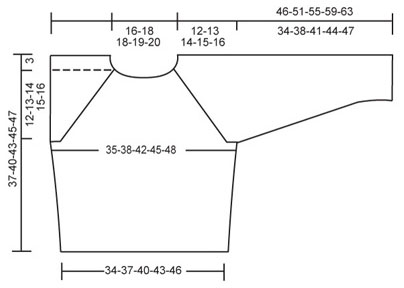
#> input picture images/pattern.jpg, 404 x 288 px
$ jupyter execute pattern.ipynb
#> lines starting #> are read from the running program, lines starting #| are printed output that depends on the picture; after the words box and inside, x2 and y2 are one past the last pixel; in counts of white or black regions, pixels touching at a corner belong together
[cell 1]
# Reference
# https://blog.devcenter.co/developing-a-license-plate-recognition-system-with-machine-learning-in-python-787833569ccd
import numpy as np

from skimage.io import imread, imsave
from skimage.filters import threshold_otsu
from skimage import measure
from skimage.measure import regionprops
from skimage.transform import rotate
from skimage.transform import resize


import matplotlib.pyplot as plt
import matplotlib.patches as patches
import localization

[cell 2]
# Reading and pre-processing image
# my_image = imread("images/car6.jpg", as_gray=True)
my_image = imread("images/pattern.jpg", as_gray=True)
#> my_image: shape (288, 404) float64; min 0, max 1, mean 0.964

# it should be a 2 dimensional array
print(my_image.shape)
#| (288, 404)
gray_my_image = my_image * 255
fig, (ax1, ax2) = plt.subplots(1, 2)
ax1.imshow(gray_my_image, cmap="gray")
threshold_value = threshold_otsu(gray_my_image)
#> threshold_value = 176.8
binary_my_image = gray_my_image > threshold_value
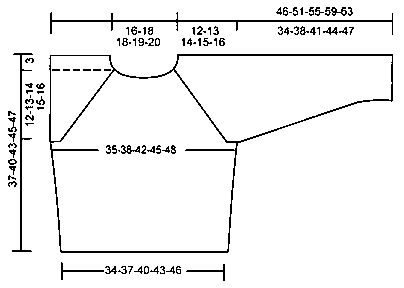
#> binary_my_image: shape (288, 404) bool; 94.9% white; black in thin lines or dots
ax2.imshow(binary_my_image, cmap="gray")

[cell 3]
# Getting the images of number
# this gets all the connected regions and groups them together
label_image = measure.label(binary_my_image)
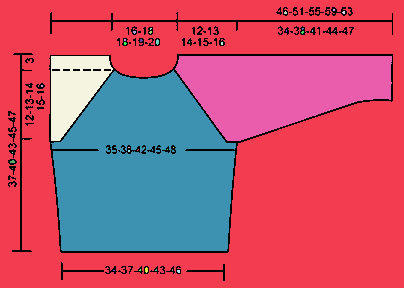
#> label_image: shape (288, 404) int32; 39 distinct labels, from 0 to 38; one colour per label, 0 black
fig, (ax1) = plt.subplots(1)
ax1.imshow(gray_my_image, cmap="gray");

# regionprops creates a list of properties of all the labelled regions
for region in regionprops(label_image):
    if region.area < 50:
        #if the region is so small then it's likely not a license plate
        continue

    # the bounding box coordinates
    minRow, minCol, maxRow, maxCol = region.bbox
    rectBorder = patches.Rectangle((minCol, minRow), maxCol-minCol, maxRow-minRow, edgecolor="red", linewidth=2, fill=False)
    ax1.add_patch(rectBorder)
#> this loop made 38 passes
#> (minRow, minCol, maxRow, maxCol) on passes 1, 19, 20, 21: (0, 0, 288, 404), (56, 51, 141, 113), (56, 175, 141, 392), (70, 51, 251, 236)
    # let's draw a red rectangle over those regions

plt.show()

[cell 4]
# this gets all the connected regions and groups them together
label_image = measure.label(binary_my_image)
fig, (ax1) = plt.subplots(1)
ax1.imshow(gray_my_image, cmap="gray");

miny = label_image.shape[0]/2.0
#> miny = 144
maxy = label_image.shape[0]/2.0
#> maxy = 144
minx = label_image.shape[1]/2.0
#> minx = 202
maxx = label_image.shape[1]/2.0
#> maxx = 202
# regionprops creates a list of properties of all the labelled regions
for region in regionprops(label_image):
    minRow, minCol, maxRow, maxCol = region.bbox
    region_height = maxRow - minRow
    if region_height < label_image.shape[0] and region.area > 50:
        rectBorder = patches.Rectangle((minCol, minRow), maxCol-minCol, maxRow-minRow, edgecolor="red", linewidth=2, fill=False)
        ax1.add_patch(rectBorder)
        # the bounding box coordinates
        if minRow < miny:
            miny = minRow
        if maxRow > maxy:
            maxy = maxRow
        if minCol < minx:
            minx = minCol
        if maxCol > maxx:
            maxx = maxCol
#> this loop made 38 passes
#> (minRow, minCol, maxRow, maxCol, region_height, miny, minx) on pass 19: (56, 51, 141, 113, 85, 56, 51)
#> (minRow, minCol, maxRow, maxCol, region_height, maxx) on pass 20: (56, 175, 141, 392, 85, 392)
#> after the loop, maxx = 392; maxy = 251; minx = 51; miny = 56
# let's draw a red rectangle over those regions
rectBorder = patches.Rectangle((minx, miny), maxx-minx, maxy-miny, edgecolor="blue", linewidth=2, fill=False)
ax1.add_patch(rectBorder)

plt.show()
miny, maxy, minx,maxx
#> Out = (56, 251, 51, 392)

[cell 5]
# Crop image horizon up
miny = int(miny +5)
#> miny = 61
maxx = int(maxx + 20)
#> maxx = 412
minx = int(minx - 5)
#> minx = 46
hor_up = gray_my_image[0:miny,minx:maxx]
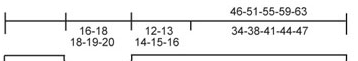
#> hor_up: shape (61, 358) float64; min 0, max 255, mean 236.5
fig, (ax1) = plt.subplots(1)
ax1.imshow(hor_up, cmap="gray")

[cell 6]
def save_to_png(image_array, file_path):
#> called with file_path = 'hor_up.png'
    save_image = np.array(image_array, dtype=np.uint8)
    imsave(file_path, save_image)

save_to_png(hor_up,'hor_up.png')

[cell 7]
# Crop image horizon down
maxy = int(maxy + 2)
#> maxy = 253
hor_down = gray_my_image[maxy:label_image.shape[0],minx:maxx]
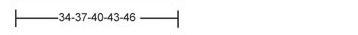
#> hor_down: shape (35, 358) float64; min 26, max 255, mean 248.4
fig, (ax1) = plt.subplots(1)
ax1.imshow(hor_down, cmap="gray")
save_to_png(hor_down,'hor_down.png')

[cell 8]
# Crop image vertical left
minx = int(minx - 2)
#> minx = 44
ver_left = gray_my_image[0:label_image.shape[0],0:minx]
ver_left = rotate(ver_left, angle=-90, resize=True)
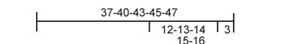
#> ver_left: shape (44, 288) float64; min 4, max 255, mean 241.8
fig, (ax1) = plt.subplots(1)
ax1.imshow(ver_left, cmap="gray")
save_to_png(ver_left,'ver_left.png')

[cell 9]
# Get number from each image
my_image = imread("hor_up.png", as_gray=True)
gray_my_image = my_image
fig, (ax1, ax2) = plt.subplots(1, 2)
ax1.imshow(gray_my_image, cmap="gray")
threshold_value = threshold_otsu(gray_my_image)
#> threshold_value = 176
binary_my_image = gray_my_image > threshold_value
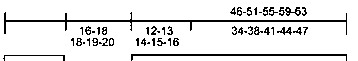
#> binary_my_image: shape (61, 358) bool; 89.5% white; black in thin lines or dots, all inside (x1, y1, x2, y2) = (3, 7, 347, 61)
ax2.imshow(binary_my_image, cmap="gray")

[cell 10]
# Get the position of straight line
num_1 = []
for row in binary_my_image:
    num_1.append(row.sum())
#> this loop made 61 passes
#> after the loop, num_1 = 61 values, max 358 at index 0, min 15 at index 20, mean 320.3

minn = min(num_1)
#> minn = 15
idx_min = [k for k,v in enumerate(num_1) if v == minn]
#> idx_min = [20, 21]

[cell 11]
# Cut off the image
up_img = binary_my_image[0:int(min(idx_min)-1),0:binary_my_image.shape[1]]
lo_img = binary_my_image[int(max(idx_min)+1): binary_my_image.shape[0],0:binary_my_image.shape[1]]
#> lo_img: shape (39, 358) bool; 90.8% white; black in thin lines or dots
fig, (ax1, ax2) = plt.subplots(1, 2)
ax1.imshow(up_img, cmap="gray")
ax2.imshow(lo_img, cmap="gray")
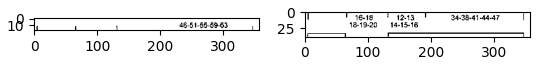
#> figure drawn by matplotlib, 2 panels

[cell 12]
row = lo_img[0]
idx_0 = [k for k,v in enumerate(row) if v==False]
#> idx_0 = [4, 5, 65, 66, 130, 131, 190, 191, 346]
idx_0
fig, (ax1) = plt.subplots(1)
ax1.imshow(lo_img[0:28,192:345], cmap="gray")
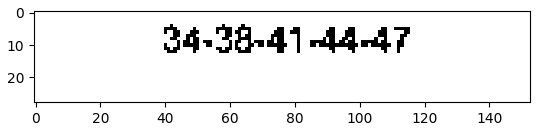
#> figure drawn by matplotlib, 1 panel

[cell 13]
def trim_num_plate(num_plate):
    ymin = num_plate.shape[0]/2.0
#> ymin = 14
    ymax = num_plate.shape[0]/2.0
#> ymax = 14
    xmin = num_plate.shape[1]/2.0
#> xmin = 76.5
    xmax = num_plate.shape[1]/2.0
#> xmax = 76.5

    for i,row in enumerate(num_plate):
        row = row.tolist()

        if False in row:
            if i < ymin:
                ymin = i
            if i > ymax:
                ymax = i
            minid = row.index(False)
            if minid < xmin:
                xmin = minid
            maxid = len(row) - row[::-1].index(False) - 1
            if maxid > xmax:
                xmax = maxid
#> this loop made 28 passes
#> (ymin, minid, xmin, maxid) on pass 5: (4, 42, 42, 64)
#> (minid, xmin, maxid, xmax) on pass 6: (40, 40, 115, 115)
#> after the loop, xmax = 115; xmin = 40; ymax = 14; ymin = 4
    trimmed_num_plate = num_plate[int(ymin):int(ymax),int(xmin):int(xmax)]
    fig, (ax1) = plt.subplots(1)
    ax1.imshow(trimmed_num_plate, cmap="gray")
    return trimmed_num_plate

trimmed_num_plate = trim_num_plate(lo_img[0:28,192:345])
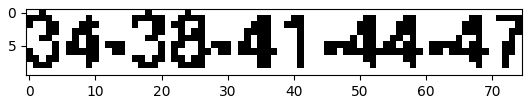
#> figure drawn by matplotlib, 1 panel

[cell 14]
def delete_score(trimmed_num_plate):
    count = [0]*len(trimmed_num_plate[0])
#> count = 75 values from 0 to 0
    for row in trimmed_num_plate:
        count += row
#> this loop made 10 passes
#> after the loop, count = 75 values, max 10 at index 5, min 2 at index 9, mean 6.84
    return count
count = delete_score(trimmed_num_plate)
max_count = max(count)
#> max_count = 10
max_idx = [k for k,v in enumerate(count) if v==max_count]
#> max_idx = [5, 11, 15, 21, 31, 38, 42, 43, 44, 60, 70]
max_idx
#> Out = [5, 11, 15, 21, 31, 38, 42, 43, 44, 60, 70]

[cell 15]
license_plate = np.invert(trimmed_num_plate)

labelled_plate = measure.label(license_plate)

fig, ax1 = plt.subplots(1)
ax1.imshow(license_plate, cmap="gray")
# the next two lines is based on the assumptions that the width of
# a license plate should be between 5% and 15% of the license plate,
# and height should be between 35% and 60%
# this will eliminate some
character_dimensions = (0.35*license_plate.shape[0], 0.70*license_plate.shape[0], 0.05*license_plate.shape[1], 0.15*license_plate.shape[1])
#> character_dimensions = (3.5, 7, 3.75, 11.25)
min_height, max_height, min_width, max_width = character_dimensions
#> min_height = 3.5; max_height = 7; min_width = 3.75

characters = []
counter=0
column_list = []
for regions in regionprops(labelled_plate):
    y0, x0, y1, x1 = regions.bbox
    region_height = y1 - y0
    region_width = x1 - x0

    if region_height > min_height and region_height < max_height and region_width > min_width and region_width < max_width:
        roi = license_plate[y0:y1, x0:x1]

        # draw a red bordered rectangle over the character.
        rect_border = patches.Rectangle((x0, y0), x1 - x0, y1 - y0, edgecolor="red",
                                       linewidth=2, fill=False)
        ax1.add_patch(rect_border)

        # resize the characters to 20X20 and then append each character into the characters list
        resized_char = resize(roi, (20, 20))
        characters.append(resized_char)

        # this is just to keep track of the arrangement of the characters
        column_list.append(x0)
#> this loop made 10 passes
#> (y0, x0, y1, x1, region_height, region_width) on passes 1 to 10: (0, 0, 9, 5, 9, 5), (0, 16, 9, 21, 9, 5), (0, 22, 9, 31, 9, 9), (1, 6, 9, 11, 8, 5), (1, 32, 9, 38, 8, 6), (1, 39, 9, 42, 8, 3), (1, 45, 9, 60, 8, 15), (1, 61, 9, 70, 8, 9), (1, 71, 9, 75, 8, 4), (5, 12, 7, 15, 2, 3)
#> after the loop, characters = []; column_list = []
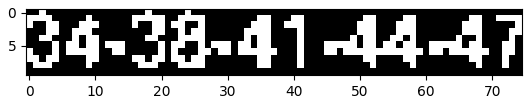
#> figure drawn by matplotlib, 1 panel

$ run again, with images/259-1.jpg copied over images/pattern.jpg
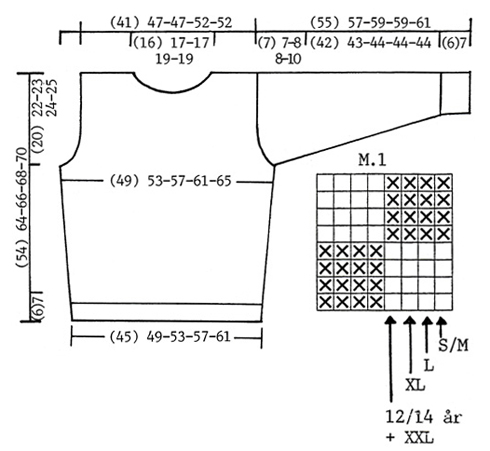
#> input picture images/259-1.jpg, 490 x 451 px
#| (451, 490)
#> `threshold_value = threshold_otsu(gray_my_image)`: threshold_value = 163.9
#> label_image: shape (451, 490) int32; 101 distinct labels, from 0 to 100
#> the loop `for region in regionprops(label_image):` made 100 passes
#> (minRow, minCol, maxRow, maxCol) on passes 1, 14, 15, 16, 21, 22, 23, 24: (0, 0, 451, 490), (73, 258, 164, 440), (74, 61, 304, 273), (74, 441, 113, 469), (175, 318, 191, 333), (175, 334, 190, 350), (175, 351, 190, 367), (175, 368, 190, 384)
#> the loop `for region in regionprops(label_image):` made 100 passes
#> (minRow, minCol, maxRow, maxCol, region_height, miny, maxx) on pass 14: (73, 258, 164, 440, 91, 73, 440)
#> after the loop `for region in regionprops(label_image):`: maxx = 469; maxy = 321; minx = 61; miny = 73
#> `miny, maxy, minx,maxx`: Out = (73, 321, 61, 469)
#> `miny = int(miny +5)`: miny = 78
#> `maxx = int(maxx + 20)`: maxx = 489
#> `minx = int(minx - 5)`: minx = 56
#> `maxy = int(maxy + 2)`: maxy = 323
#> save_image: shape (128, 433)
#> `minx = int(minx - 2)`: minx = 54
#> save_image: shape (54, 451)
#> `threshold_value = threshold_otsu(gray_my_image)`: threshold_value = 166
#> `binary_my_image = gray_my_image > threshold_value`:
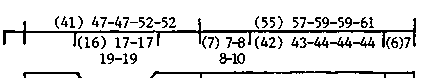
#> binary_my_image: shape (78, 433) bool; 87.7% white; black in thin lines or dots, all inside (x1, y1, x2, y2) = (3, 16, 416, 78)
#> the loop `for row in binary_my_image:` made 78 passes
#> after the loop `for row in binary_my_image:`: num_1 = 78 values, max 433 at index 0, min 20 at index 31, mean 379.8
#> minn = 20
#> idx_min = [31]
#> up_img: shape (30, 433) bool; 93.1% white; black in thin lines or dots, all inside (x1, y1, x2, y2) = (23, 16, 416, 30)
#> lo_img: shape (46, 433) bool; 87.1% white; black in thin lines or dots
#> idx_0 = 346 values from 3 to 415
#> the loop in trim_num_plate, `for i,row in enumerate(num_plate):` made 28 passes
#> (ymin, minid, xmin, maxid, xmax) on pass 1: (0, 0, 0, 146, 146)
#> trimmed_num_plate: shape (27, 152) bool; 82.1% white; black in thin lines or dots
#> the loop in delete_score, `for row in trimmed_num_plate:` made 27 passes
#> `max_idx`: Out = [55, 60, 61, 76]
#> license_plate: shape (27, 152) bool; 17.9% white in thin lines or dots
#> labelled_plate: shape (27, 152) int32; 27 distinct labels, from 0 to 26
#> the loop `for regions in regionprops(labelled_plate):` made 26 passes
#> `[cell 15] license_plate = np.invert(trimmed_num_plate)  labelled_plate..`:
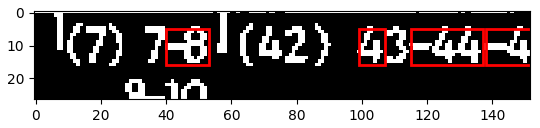
#> figure drawn by matplotlib, 1 panel

$ run again, with images/296-1.jpg copied over images/pattern.jpg
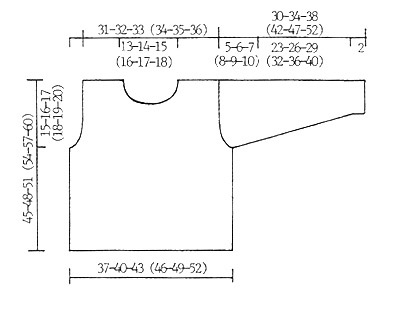
#> input picture images/296-1.jpg, 394 x 318 px
#> my_image is the input picture: shape (318, 394) float64; min 0, max 1, mean 0.971
#| (318, 394)
#> `threshold_value = threshold_otsu(gray_my_image)`: threshold_value = 168.8
#> label_image: shape (318, 394) int32; values 0 (black) and 1 (white), 96.3% white; black in thin lines or dots, all inside (x1, y1, x2, y2) = (22, 11, 367, 284)
#> the loop `for region in regionprops(label_image):` made 1 pass
#> (minRow, minCol, maxRow, maxCol) on pass 1: (0, 0, 318, 394)
#> the loop `for region in regionprops(label_image):` made 1 pass
#> (minRow, minCol, maxRow, maxCol, region_height) on pass 1: (0, 0, 318, 394, 318)
#> after the loop `for region in regionprops(label_image):`: maxx = 197; maxy = 159; minx = 197; miny = 159
#> Out = (159, 159, 197, 197)
#> `miny = int(miny +5)`: miny = 164
#> `maxx = int(maxx + 20)`: maxx = 217
#> `minx = int(minx - 5)`: minx = 192
#> `maxy = int(maxy + 2)`: maxy = 161
#> save_image: shape (157, 25)
#> `minx = int(minx - 2)`: minx = 190
#> save_image: shape (190, 318)
#> `threshold_value = threshold_otsu(gray_my_image)`: threshold_value = 175
#> after the loop `for row in binary_my_image:`: num_1 = 164 values, max 25 at index 0, min 0 at index 37, mean 24.16
#> minn = 0
#> idx_min = [37, 79]
#> up_img: shape (36, 25) bool; 94.1% white; black in thin lines or dots, all inside (x1, y1, x2, y2) = (0, 24, 15, 35)
#> lo_img: shape (84, 25) bool; 98.9% white; black in thin lines or dots, all inside (x1, y1, x2, y2) = (0, 0, 25, 1)
#> idx_0 = [0, 1, 2, 3, 4, 5, 6, 7, 8, 9, 10, 11, 12, 14, 15, 16, 17, 18, 19, 20, 21, 22, 23, 24]
#> the loop in trim_num_plate, `for i,row in enumerate(num_plate):` made 28 passes
#> after the loop in trim_num_plate, `for i,row in enumerate(num_plate):`: xmax = 0; ymax = 14
#> in trim_num_plate, `trimmed_num_plate = num_plate[int(ymin):int(ymax),int(xmin):int(xmax)]`: trimmed_num_plate = empty array
#> `[cell 13] def trim_num_plate(num_plate): ymin = num_plate.shape[0]/2.0..`:
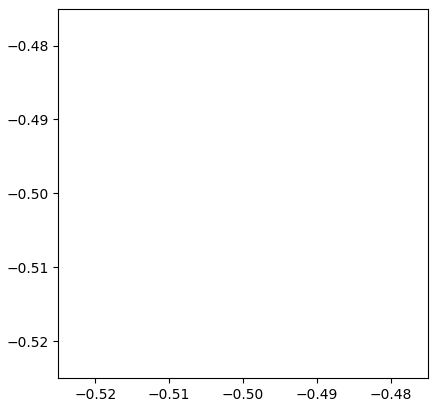
#> figure drawn by matplotlib, 1 panel
